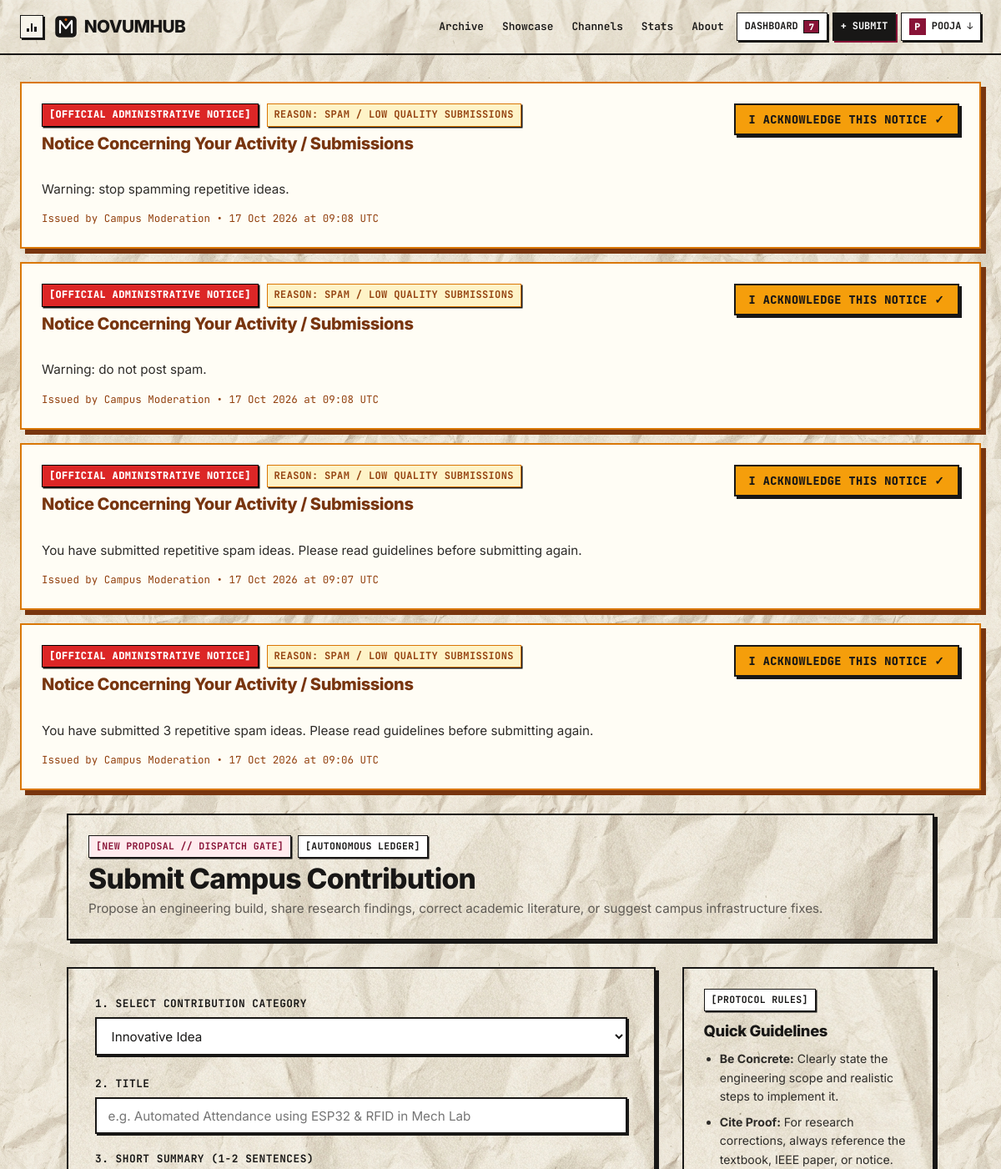
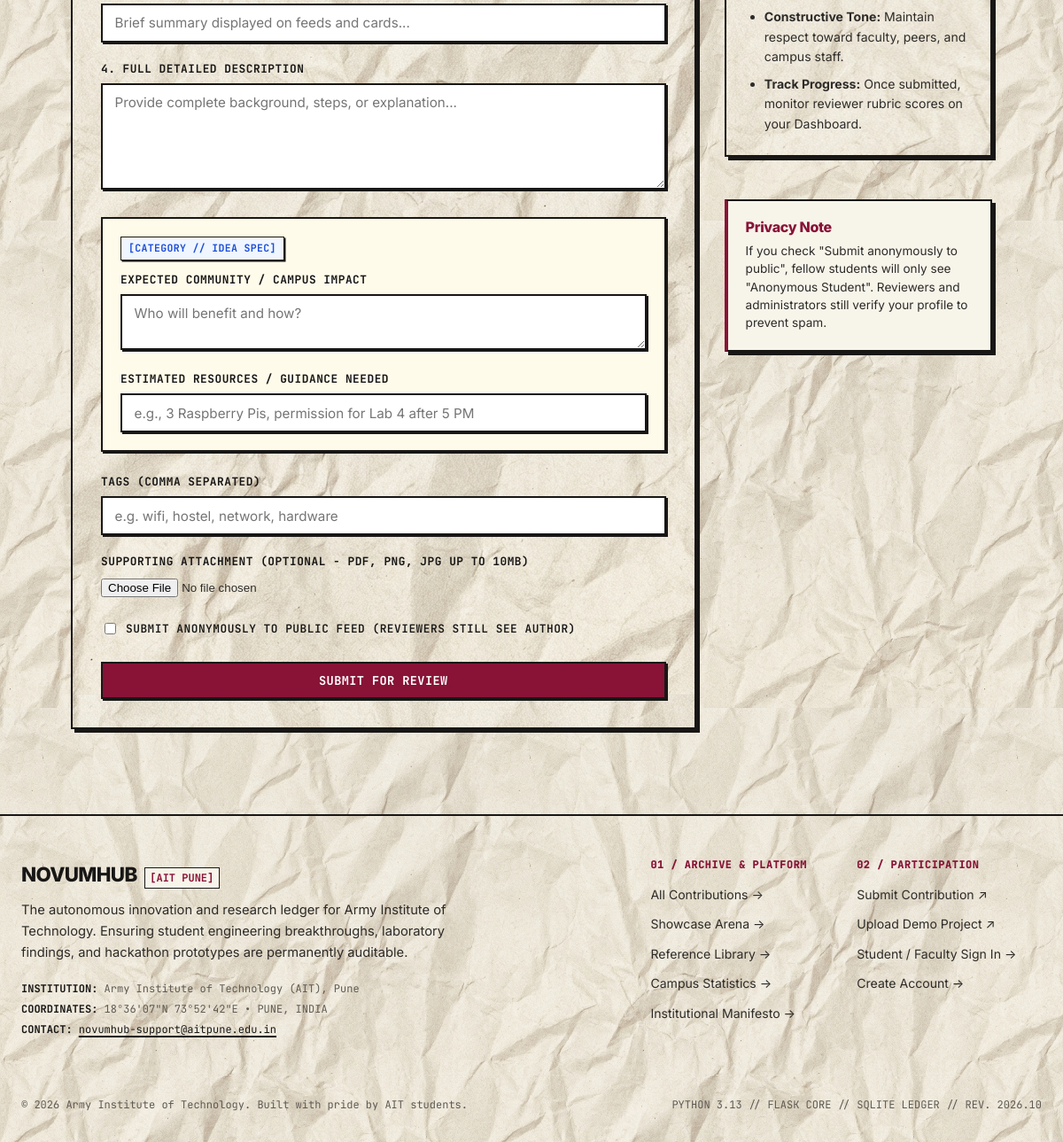
Page /submit (signed in) on the committed database (2 pictures, top to bottom).
### app/models.py (models this page shows, shortened)
class User(UserMixin, db.Model):
    __tablename__ = "users"
    id = db.Column(db.Integer, primary_key=True)
    name = db.Column(db.String(120), nullable=False)
    email = db.Column(db.String(150), unique=True, nullable=False, index=True)
    password_hash = db.Column(db.String(256), nullable=False)
    role = db.Column(db.String(20), nullable=False, default="student")
    department = db.Column(db.String(100), nullable=True)
    year = db.Column(db.String(50), nullable=True)
    roll_no = db.Column(db.String(50), nullable=True)
    registration_no = db.Column(db.String(10), nullable=True)
    created_at = db.Column(db.DateTime, default=utc_now)
    is_banned = db.Column(db.Boolean, default=False, nullable=False)
    ban_reason = db.Column(db.String(255), nullable=True)
    banned_at = db.Column(db.DateTime, nullable=True)
    submissions = db.relationship("Submission", backref="author", lazy="dynamic", foreign_keys="Submission.author_id")
    comments = db.relationship("Comment", backref="author", lazy="dynamic", foreign_keys="Comment.author_id")
    notifications = db.relationship("Notification", backref="user", lazy="dynamic", cascade="all, delete-orphan")
    warnings = db.relationship("UserWarning", backref="user", lazy="select", cascade="all, delete-orphan",
                               foreign_keys="UserWarning.user_id", order_by="UserWarning.created_at.desc()")
    showcase_projects = db.relationship("ShowcaseProject", backref="owner", lazy="dynamic", foreign_keys="ShowcaseProject.owner_id")
    judge_scores = db.relationship("JudgeScore", backref="judge", lazy="dynamic", foreign_keys="JudgeScore.judge_id")
    @property
    def is_reviewer(self) -> bool:
        return self.role in ("reviewer", "admin")
    @property
    def is_judge(self) -> bool:
        return self.role in ("judge", "admin")
    @property
    def is_admin(self) -> bool:
        return self.role == "admin"
    @property
    def active_warnings(self):
        return [w for w in self.warnings if not w.is_acknowledged]

class UserWarning(db.Model):
    __tablename__ = "user_warnings"
    id = db.Column(db.Integer, primary_key=True)
    user_id = db.Column(db.Integer, db.ForeignKey("users.id"), nullable=False, index=True)
    admin_id = db.Column(db.Integer, db.ForeignKey("users.id"), nullable=True)
    category = db.Column(db.String(100), nullable=False, default="Spam / Low Quality")
    message = db.Column(db.Text, nullable=False)
    is_acknowledged = db.Column(db.Boolean, default=False, nullable=False)
    acknowledged_at = db.Column(db.DateTime, nullable=True)
    created_at = db.Column(db.DateTime, default=utc_now)
    admin = db.relationship("User", foreign_keys=[admin_id])

### app/submissions.py (the view, shortened to what this page needs)
@submissions_bp.route("/submit", methods=["GET", "POST"])
@login_required
def submit():
    one_hour_ago = datetime.now(timezone.utc).replace(tzinfo=None) - timedelta(hours=1)
    recent_count = Submission.query.filter(
        Submission.author_id == current_user.id,
        Submission.created_at >= one_hour_ago
    ).count()
    if recent_count >= site_config.MAX_SUBMISSIONS_PER_HOUR:
        flash(f"Rate limit exceeded: You can make at most {site_config.MAX_SUBMISSIONS_PER_HOUR} submissions per hour.", "danger")
        return redirect(url_for("submissions.dashboard"))
    form = SubmissionForm()
    if request.method == "GET" and request.args.get("category"):
        form.category.data = request.args.get("category")
    return render_template("submissions/submit.html", form=form)

### templates/submissions/submit.html (shortened to what this page needs)
{% extends 'base.html' %}
{% block content %}
<div style="max-width: 1040px; margin: 1rem auto;">
  <div class="paper-card" style="margin-bottom: 2rem;">
    <div style="display: flex; align-items: center; gap: 0.5rem; margin-bottom: 0.35rem;">
      <span class="paper-stamp stamp-accent">[NEW PROPOSAL // DISPATCH GATE]</span>
      <span class="paper-stamp">[AUTONOMOUS LEDGER]</span>
    </div>
    <h1 style="margin: 0.2rem 0; font-size: 2.1rem; font-weight: 800;">Submit Campus Contribution</h1>
    <p style="color: var(--paper-ink-muted); margin: 0; font-size: 0.95rem;">
      Propose an engineering build, share research findings, correct academic literature, or suggest campus infrastructure fixes.
    </p>
  </div>
  <div class="activity-two-col-grid" style="grid-template-columns: 1.4fr 0.6fr; align-items: start;">
    <article class="paper-card" style="padding: 2rem;">
      <form method="POST" action="{{ url_for('submissions.submit') }}" enctype="multipart/form-data">
        <div style="margin-bottom: 1.5rem;">
          <label for="category-selector">
            <strong>1. Select Contribution Category</strong>
          </label>
          {{ form.category(id="category-selector", required=True) }}
        </div>
        <div style="margin-bottom: 1.25rem;">
          <label for="title">
            <strong>2. Title</strong>
          </label>
          {{ form.title(placeholder="e.g. Automated Attendance using ESP32 & RFID in Mech Lab", id="title", required=True) }}
        </div>
        <div style="margin-bottom: 1.25rem;">
          <label for="summary">
            <strong>3. Short Summary (1-2 sentences)</strong>
          </label>
          {{ form.summary(placeholder="Brief summary displayed on feeds and cards...", id="summary", required=True) }}
        </div>
        <div style="margin-bottom: 1.5rem;">
          <label for="details">
            <strong>4. Full Detailed Description</strong>
          </label>
          {{ form.details(rows=5, placeholder="Provide complete background, steps, or explanation...", id="details", required=True) }}
        </div>
        <div id="group-idea" style="display: none; padding: 1.25rem; background: #fffbeb; border: 2px solid var(--paper-ink); box-shadow: 2px 2px 0px var(--paper-ink); margin: 1.5rem 0;">
          <div style="display: flex; align-items: center; gap: 0.4rem; margin-bottom: 0.75rem;">
            <span class="paper-stamp badge-idea">[CATEGORY // IDEA SPEC]</span>
          </div>
          <div style="margin-bottom: 1rem;">
            <label for="idea_impact">Expected Community / Campus Impact</label>
            {{ form.idea_impact(rows=2, placeholder="Who will benefit and how?") }}
          </div>
          <div>
            <label for="idea_resources">Estimated Resources / Guidance Needed</label>
            {{ form.idea_resources(placeholder="e.g., 3 Raspberry Pis, permission for Lab 4 after 5 PM") }}
          </div>
        </div>
        <div style="margin-bottom: 1.25rem;">
          <label for="tags">Tags (comma separated)</label>
          {{ form.tags(placeholder="e.g. wifi, hostel, network, hardware") }}
        </div>
        <div style="margin-bottom: 1.5rem;">
          <label for="attachment">Supporting Attachment (Optional - PDF, PNG, JPG up to {{ config_data.MAX_UPLOAD_SIZE_MB }}MB)</label>
          {{ form.attachment() }}
        </div>
        <label for="anonymous_public" style="display: flex; align-items: center; gap: 0.5rem; margin: 1.2rem 0; cursor: pointer;">
          {{ form.anonymous_public(id="anonymous_public") }}
          <span style="font-weight: 600;">{{ form.anonymous_public.label.text }}</span>
        </label>
        {{ form.submit(class="btn-paper btn-paper-accent", style="width: 100%; margin-top: 0.5rem;") }}
      </form>
    </article>
    <aside style="display: flex; flex-direction: column; gap: 1.5rem;">
      <article class="paper-card" style="padding: 1.5rem;">
        <div style="display: flex; align-items: center; gap: 0.4rem; margin-bottom: 0.75rem;">
          <span class="paper-stamp">[PROTOCOL RULES]</span>
        </div>
        <h4 style="margin-bottom: 0.75rem; font-weight: 800;">Quick Guidelines</h4>
        <ul style="font-size: 0.88rem; padding-left: 1.2rem; color: var(--paper-ink-body); margin: 0; line-height: 1.6;">
          <li style="margin-bottom: 0.5rem;"><strong>Be Concrete:</strong> Clearly state the engineering scope and realistic steps to implement it.</li>
          <li style="margin-bottom: 0.5rem;"><strong>Cite Proof:</strong> For research corrections, always reference the textbook, IEEE paper, or notice.</li>
          <li style="margin-bottom: 0.5rem;"><strong>Constructive Tone:</strong> Maintain respect toward faculty, peers, and campus staff.</li>
          <li><strong>Track Progress:</strong> Once submitted, monitor reviewer rubric scores on your Dashboard.</li>
        </ul>
      </article>
      <article class="paper-card" style="padding: 1.25rem; background: var(--paper-sheet-warm); border-left: 4px solid var(--brand-maroon);">
        <h5 style="color: var(--brand-maroon); margin-bottom: 0.4rem; font-weight: 800;">Privacy Note</h5>
        <p style="font-size: 0.85rem; margin: 0; color: var(--paper-ink-body); line-height: 1.5;">
          If you check "Submit anonymously to public", fellow students will only see "Anonymous Student". Reviewers and administrators still verify your profile to prevent spam.
        </p>
      </article>
    </aside>
  </div>
</div>
{% endblock %}

### templates/partials/navbar.html (shortened to what this page needs)
<header class="editorial-header" id="site-header">
  <div class="nav-wrapper">
    <div class="nav-bar">
      <div class="nav-brand-group">
        <div class="nav-music-player compact-player" id="nav-music-player">
          <button type="button" class="music-toggle-btn compact-btn" id="music-toggle-btn" aria-label="Toggle Lo-fi Background Music" title="Background Music: Lofi Synth by ZephiraMusic (Click to play/pause, hover for volume)">
            <span class="music-bars" aria-hidden="true">
              <span class="bar bar-1"></span>
              <span class="bar bar-2"></span>
              <span class="bar bar-3"></span>
            </span>
          </button>
        </div>
        <a href="{{ url_for('main.home') }}" class="brand-link" aria-label="{{ config_data.SITE_NAME }} Home">
          <span class="brand-logo-svg" id="brand-logo-placeholder" title="{{ config_data.SITE_NAME }} Logo">
          </span>
          <span class="brand-title">{{ config_data.SITE_NAME }}</span>
        </a>
      </div>
      <nav class="nav-menu" id="nav-menu" aria-label="Main Navigation">
        <ul class="nav-links">
          <li>
            <a href="{{ url_for('submissions.browse') }}" class="nav-link-item">
              <span class="nav-label">Archive</span>
            </a>
          </li>
          <li>
            <a href="{{ url_for('showcase.home') }}" class="nav-link-item">
              <span class="nav-label">Showcase</span>
            </a>
          </li>
          <li>
            <a href="{{ url_for('main.home') }}#channels" class="nav-link-item">
              <span class="nav-label">Channels</span>
            </a>
          </li>
          <li>
            <a href="{{ url_for('main.stats') }}" class="nav-link-item">
              <span class="nav-label">Stats</span>
            </a>
          </li>
          <li>
            <a href="{{ url_for('main.about') }}" class="nav-link-item">
              <span class="nav-label">About</span>
            </a>
          </li>
        </ul>
        <div class="nav-actions">
          {% if current_user.is_authenticated %}
            <a href="{{ url_for('submissions.dashboard') }}" class="nav-action-link" title="Student Dashboard">
              <span>Dashboard</span>
              {% if unread_notif_count and unread_notif_count > 0 %}
                <span class="notif-badge-pill">{{ unread_notif_count }}</span>
              {% endif %}
            </a>
            <a href="{{ url_for('submissions.submit') }}" class="nav-btn-solid">
              <span>+ Submit</span>
            </a>
            <details class="dropdown user-dropdown">
              <summary class="user-summary-btn" aria-haspopup="true">
                <span class="user-avatar-initial">{{ current_user.name[0] }}</span>
                <span class="user-name-short">{{ current_user.name.split()[0] }}</span>
                <span class="dropdown-caret">&darr;</span>
              </summary>
            </details>
          {% else %}
            <a href="{{ url_for('auth.login') }}" class="nav-action-link">Log In</a>
            <a href="{{ url_for('submissions.submit') }}" class="nav-btn-solid">
              <span>+ Submit</span>
            </a>
          {% endif %}
        </div>
      </nav>
    </div>
  </div>
</header>

### templates/partials/flash_messages.html (shortened to what this page needs)
{% if current_user.is_authenticated and active_user_warnings %}
  <div class="admin-warnings-container" style="margin-bottom: 1.75rem;">
    {% for w in active_user_warnings %}
      <div class="paper-card" style="background: #fffdf5; border: 2.5px solid #d97706; box-shadow: 6px 6px 0px #78350f; padding: 1.5rem; position: relative; margin-bottom: 1rem;">
        <div style="display: flex; justify-content: space-between; align-items: flex-start; gap: 1rem; flex-wrap: wrap;">
          <div style="flex: 1; min-width: 280px;">
            <div style="display: flex; align-items: center; gap: 0.6rem; margin-bottom: 0.5rem; flex-wrap: wrap;">
              <span class="paper-stamp" style="background: #dc2626; color: #ffffff; border-color: #000000; font-weight: 800; font-size: 0.75rem;">
                [OFFICIAL ADMINISTRATIVE NOTICE]
              </span>
              <span class="paper-stamp" style="background: #fef3c7; color: #92400e; border-color: #d97706; font-size: 0.75rem;">
                REASON: {{ w.category }}
              </span>
            </div>
            <h3 style="margin: 0.25rem 0 0.5rem 0; font-size: 1.25rem; font-weight: 800; color: #78350f;">
              Notice Concerning Your Activity / Submissions
            </h3>
            <p style="margin: 0 0 0.85rem 0; color: #2d2b28; font-size: 0.95rem; line-height: 1.55; white-space: pre-line;">
              {{ w.message }}
            </p>
            <div style="font-family: var(--font-mono); font-size: 0.78rem; color: #92400e;">
              Issued by Campus Moderation &bull; {{ w.created_at.strftime('%d %b %Y at %H:%M UTC') }}
            </div>
          </div>
          <div>
            <form method="POST" action="{{ url_for('submissions.acknowledge_warning', warning_id=w.id) }}" style="margin: 0;">
              <button type="submit" class="btn-paper" style="background: #f59e0b; color: #181716; border: 2px solid #181716; box-shadow: 3px 3px 0px #181716; font-weight: 800; font-size: 0.85rem; padding: 0.5rem 1rem; cursor: pointer;">
                I Acknowledge This Notice &check;
              </button>
            </form>
          </div>
        </div>
      </div>
    {% endfor %}
  </div>
{% endif %}

### rows in the picture
User: name "P", name "POOJA"
UserWarning: category "SPAM / LOW QUALITY SUBMISSIONS", message "Warning: stop spamming repetitive ideas.", created_at "17 Oct 2026 at 09:08 UTC"
UserWarning: category "SPAM / LOW QUALITY SUBMISSIONS", message "Warning: do not post spam.", created_at "17 Oct 2026 at 09:08 UTC"
UserWarning: category "SPAM / LOW QUALITY SUBMISSIONS", message "You have submitted repetitive spam ideas. Please read guidelines before submitting again.", created_at "17 Oct 2026 at 09:07 UTC"
UserWarning: category "SPAM / LOW QUALITY SUBMISSIONS", message "You have submitted 3 repetitive spam ideas. Please read guidelines before submitting again.", created_at "17 Oct 2026 at 09:06 UTC"

### other values in the picture
{{ config_data.SITE_NAME }} "NOVUMHUB"
{{ unread_notif_count }} "7"
{{ config_data.MAX_UPLOAD_SIZE_MB }} "10"
{{ config_data.COLLEGE_NAME }} "Army Institute of Technology (AIT), Pune"
{{ config_data.CONTACT_EMAIL }} "novumhub-support@aitpune.edu.in"
{{ config_data.FOOTER_COPYRIGHT }} "© 2026 Army Institute of Technology. Built with pride by AIT students."
